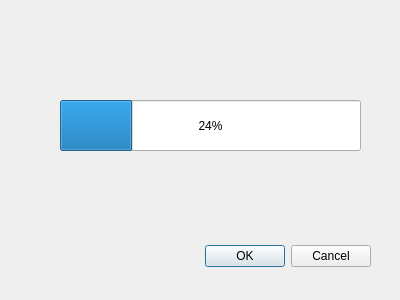
<?xml version="1.0" encoding="UTF-8"?>
<ui version="4.0">
 <class>ProgressDlg</class>
 <widget class="QDialog" name="ProgressDlg">
  <property name="geometry">
   <rect>
    <x>0</x>
    <y>0</y>
    <width>400</width>
    <height>300</height>
   </rect>
  </property>
  <property name="windowTitle">
   <string>Dialog</string>
  </property>
  <widget class="QDialogButtonBox" name="buttonBox">
   <property name="geometry">
    <rect>
     <x>30</x>
     <y>240</y>
     <width>341</width>
     <height>32</height>
    </rect>
   </property>
   <property name="orientation">
    <enum>Qt::Horizontal</enum>
   </property>
   <property name="standardButtons">
    <set>QDialogButtonBox::Cancel|QDialogButtonBox::Ok</set>
   </property>
  </widget>
  <widget class="QProgressBar" name="progressBar">
   <property name="geometry">
    <rect>
     <x>60</x>
     <y>100</y>
     <width>301</width>
     <height>51</height>
    </rect>
   </property>
   <property name="value">
    <number>24</number>
   </property>
  </widget>
 </widget>
 <resources/>
 <connections>
  <connection>
   <sender>buttonBox</sender>
   <signal>accepted()</signal>
   <receiver>ProgressDlg</receiver>
   <slot>accept()</slot>
   <hints>
    <hint type="sourcelabel">
     <x>248</x>
     <y>254</y>
    </hint>
    <hint type="destinationlabel">
     <x>157</x>
     <y>274</y>
    </hint>
   </hints>
  </connection>
  <connection>
   <sender>buttonBox</sender>
   <signal>rejected()</signal>
   <receiver>ProgressDlg</receiver>
   <slot>reject()</slot>
   <hints>
    <hint type="sourcelabel">
     <x>316</x>
     <y>260</y>
    </hint>
    <hint type="destinationlabel">
     <x>286</x>
     <y>274</y>
    </hint>
   </hints>
  </connection>
 </connections>
</ui>
